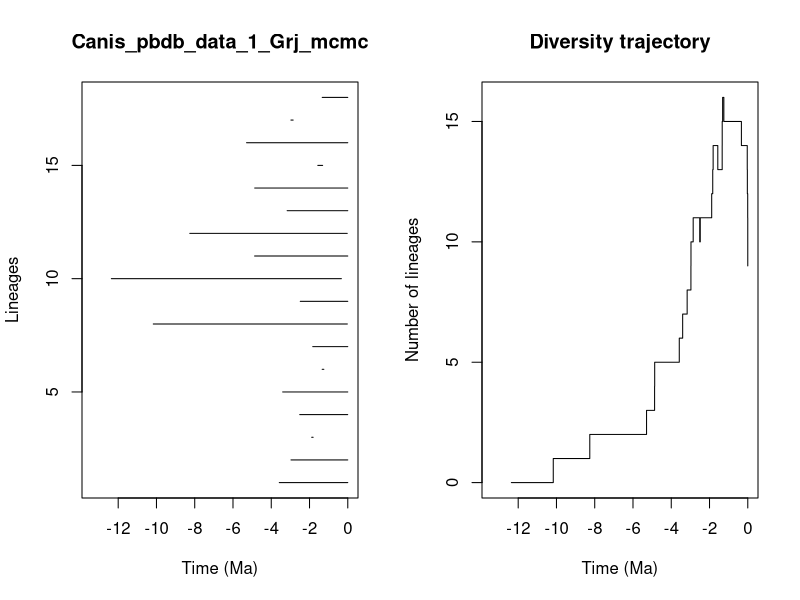

The R script that drew this image:


pdf(file='/home/node/.openclaw/workspace/vi-foundry/results/canid-dd-analysis/pyrate_mcmc_logs/Canis_pbdb_data_1_Grj_mcmc_LTT.pdf',width=0.6*20, height=0.6*10)
title = "Canis_pbdb_data_1_Grj_mcmc"
ts=c(3.5806900057810296, 2.9688378136893676,1.8862787802249943,2.5115470317978676,3.403477172136477,1.3381373130867327,1.8316360494276904,10.167112518679104,2.483613337324803,12.357578004114682,4.870523710970502,8.258166198838591,3.1690743149816702,4.865604882891554,1.5671377321708728,5.291092445699722,2.971898809230092,1.3366153394519102)
te=c(0.0, 0.0,1.8106772995229943,0.0036092122814043773,0.0,1.2508321595942755,0.0004957171404008399,0.022533214387199314,0.0,0.33341252402040333,0.0,0.027788825746901533,0.0,0.0,1.3142660298047808,0.0,2.85356239342638,0.0)
div_traj=c(0, 1,2,3,4,5,6,7,8,9,10,11,10,11,12,13,14,13,14,15,16,15,14,13,12,11,10,9)
time_events=c(12.357578004114682, 10.167112518679104,8.258166198838591,5.291092445699722,4.870523710970502,4.865604882891554,3.5806900057810296,3.403477172136477,3.1690743149816702,2.971898809230092,2.9688378136893676,2.85356239342638,2.5115470317978676,2.483613337324803,1.8862787802249943,1.8316360494276904,1.8106772995229943,1.5671377321708728,1.3381373130867327,1.3366153394519102,1.3142660298047808,1.2508321595942755,0.33341252402040333,0.027788825746901533,0.022533214387199314,0.0036092122814043773,0.0004957171404008399,0.0)
                par(mfrow=c(1,2))
                L = length(ts)

                # First plot
                plot(ts, 1:L , xlim=c(-max(ts)-1,0), pch=20, type="n", main=title,xlab="Time (Ma)",ylab="Lineages")
                for (i in 1:L){segments(x0=-te[i],y0=i,x1=-ts[i],y1=i)}    

                # Second plot
                t = -time_events
                plot(div_traj ~ t,type="s", main = "Diversity trajectory",xlab="Time (Ma)",ylab="Number of lineages",xlim=c(-max(ts)-1,0))
                abline(v=c(65,200,251,367,445),lty=2,col="gray")

                # Explicitly close the PDF device
                dev.off()
                
